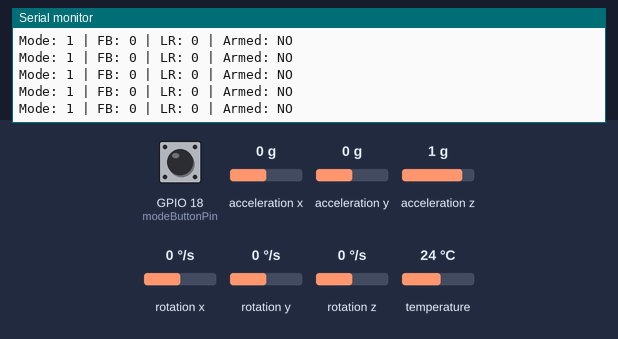
The sketch below on a simulated ESP32. On the bench: the last lines printed to the serial monitor. The inputs (shaded band) are chosen by the test bench; at power-on: GPIO 18 (modeButtonPin) HIGH, acceleration x 0 g, acceleration y 0 g, acceleration z 1 g, rotation x 0 °/s, rotation y 0 °/s, rotation z 0 °/s, temperature 24 °C.

Above: at 2.2 s.
2.3 s: GPIO 18 (modeButtonPin) pulled LOW for 0.15 s
At 2.52 s:
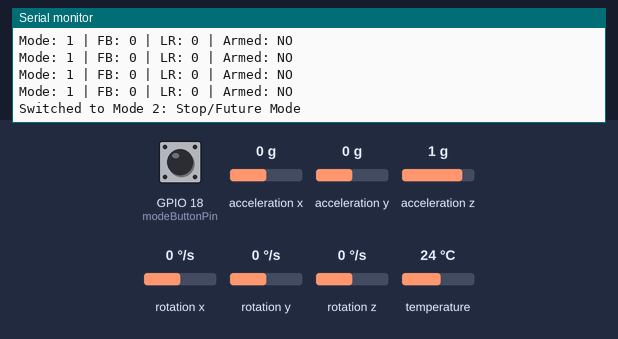
3.9 s: GPIO 18 (modeButtonPin) pulled LOW for 1 s
At 4.11 s:
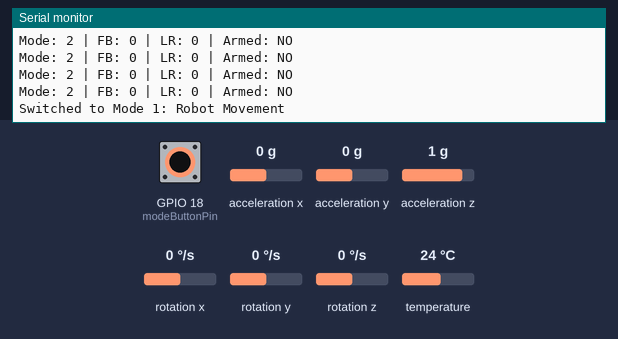
6.4 s: acceleration x set to -1.4 g
At 6.44 s:
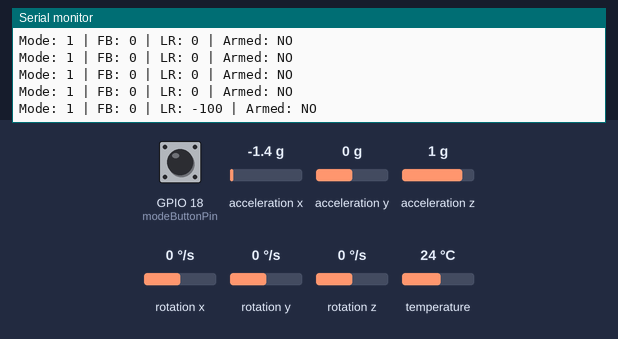
7.9 s: acceleration y set to -1.4 g
At 7.98 s:
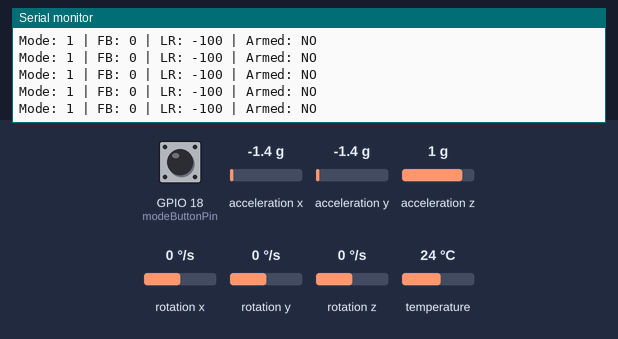
9.4 s: acceleration x set to -0.8 g
At 9.42 s:
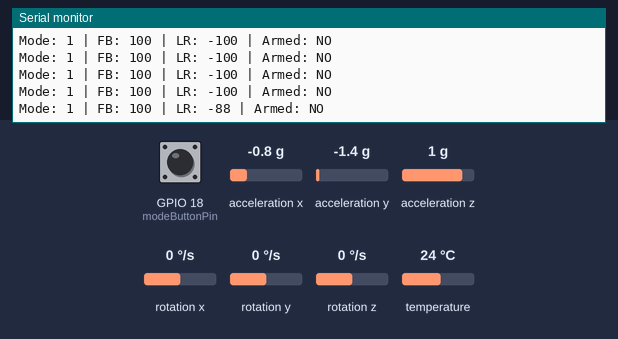
Timing chart, 0 to 11.9 s (numbered marks = the images above; inputs shaded):
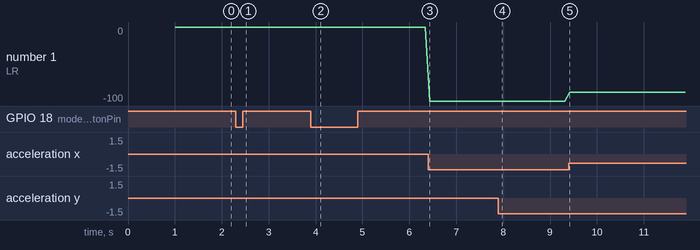

The sketch:

glove_transmitter.ino
```cpp
/*
  ESP32 Wireless Gesture-Controlled Robot Car - Glove Transmitter

  Reads MPU6050 tilt values and a mode button, then sends robot control
  values wirelessly to the car ESP32 using ESP-NOW.

  Mode 1: Robot Movement
    Tilt forward/back -> Forward/Back
    Tilt left/right   -> Left/Right

  Mode 2: Motors stop on car side for now
*/

#include <Wire.h>
#include <WiFi.h>
#include <esp_now.h>
#include <Adafruit_MPU6050.h>
#include <Adafruit_Sensor.h>

Adafruit_MPU6050 mpu;

// Broadcast address sends to nearby ESP32 receivers
uint8_t broadcastAddress[] = {0xFF, 0xFF, 0xFF, 0xFF, 0xFF, 0xFF};

// Pins
const int modeButtonPin = 18;

// Control settings
const int deadZone = 15;
const int minControl = -100;
const int maxControl = 100;

// Mode/button variables
int mode = 1; // 1 = movement, 2 = stop
int lastButtonState = HIGH;

// Data structure sent to receiver
typedef struct ControlData {
  int mode;
  int forwardBack;
  int leftRight;
  int upDown;
  int yaw;
  bool armed;
} ControlData;

ControlData controlData;

void onDataSent(const wifi_tx_info_t *info, esp_now_send_status_t status) {
}

void setup() {
  Serial.begin(115200);
  delay(1000);

  pinMode(modeButtonPin, INPUT_PULLUP);

  // MPU6050 setup
  Wire.begin(21, 22); // SDA = D21, SCL = D22

  Serial.println("Starting wireless glove transmitter...");

  if (!mpu.begin()) {
    Serial.println("MPU6050 not found. Check wiring.");
    while (1) {
      delay(10);
    }
  }

  Serial.println("MPU6050 connected!");

  mpu.setAccelerometerRange(MPU6050_RANGE_8_G);
  mpu.setGyroRange(MPU6050_RANGE_500_DEG);
  mpu.setFilterBandwidth(MPU6050_BAND_21_HZ);

  // ESP-NOW setup
  WiFi.mode(WIFI_STA);

  if (esp_now_init() != ESP_OK) {
    Serial.println("ESP-NOW init failed");
    return;
  }

  esp_now_register_send_cb(onDataSent);

  esp_now_peer_info_t peerInfo = {};
  memcpy(peerInfo.peer_addr, broadcastAddress, 6);
  peerInfo.channel = 0;
  peerInfo.encrypt = false;

  if (esp_now_add_peer(&peerInfo) != ESP_OK) {
    Serial.println("Failed to add ESP-NOW peer");
    return;
  }

  Serial.println("Glove transmitter ready");
  Serial.println("Mode 1: Robot Movement");
}

void loop() {
  // Read mode button
  int buttonState = digitalRead(modeButtonPin);

  // Detect button press
  if (lastButtonState == HIGH && buttonState == LOW) {
    if (mode == 1) {
      mode = 2;
      Serial.println("Switched to Mode 2: Stop/Future Mode");
    } else {
      mode = 1;
      Serial.println("Switched to Mode 1: Robot Movement");
    }

    delay(250); // simple debounce
  }

  lastButtonState = buttonState;

  // Read MPU6050
  sensors_event_t accel, gyro, temp;
  mpu.getEvent(&accel, &gyro, &temp);

  int xTilt = accel.acceleration.x * 100;
  int yTilt = accel.acceleration.y * 100;

  int tiltForwardBack = map(yTilt, -900, 900, maxControl, minControl);
  int tiltLeftRight   = map(xTilt, -900, 900, minControl, maxControl);

  tiltForwardBack = constrain(tiltForwardBack, minControl, maxControl);
  tiltLeftRight   = constrain(tiltLeftRight, minControl, maxControl);

  // Apply dead zone
  if (abs(tiltForwardBack) <= deadZone) {
    tiltForwardBack = 0;
  }

  if (abs(tiltLeftRight) <= deadZone) {
    tiltLeftRight = 0;
  }

  // Reset all outputs
  int forwardBack = 0;
  int leftRight = 0;
  int upDown = 0;
  int yaw = 0;

  if (mode == 1) {
    // Robot movement mode
    forwardBack = tiltForwardBack;
    leftRight = tiltLeftRight;
  } else {
    // Car receiver will stop motors in Mode 2
    forwardBack = 0;
    leftRight = 0;
    upDown = 0;
    yaw = 0;
  }

  // Fill data packet
  controlData.mode = mode;
  controlData.forwardBack = forwardBack;
  controlData.leftRight = leftRight;
  controlData.upDown = upDown;
  controlData.yaw = yaw;
  controlData.armed = false; // arm/disarm button will be added later

  // Send data wirelessly
  esp_now_send(broadcastAddress, (uint8_t *) &controlData, sizeof(controlData));

  // Print local glove values
  Serial.print("Mode: ");
  Serial.print(controlData.mode);

  Serial.print(" | FB: ");
  Serial.print(controlData.forwardBack);

  Serial.print(" | LR: ");
  Serial.print(controlData.leftRight);

  Serial.print(" | Armed: ");
  Serial.println(controlData.armed ? "YES" : "NO");

  delay(100);
}
```

Measured:
- after the input at 2.3 s, the serial monitor: prints a new line at once (image 1)
- after the input at 3.9 s, the serial monitor: prints a new line at once (image 2)
- after the input at 6.4 s, the serial monitor: prints a new line at once (image 3)
- after the input at 9.4 s, the serial monitor: prints a new line at once (image 5)
- plotted number 1: 0 → -100 after the input at 6.4 s, -100 → -88 after the input at 9.4 s
